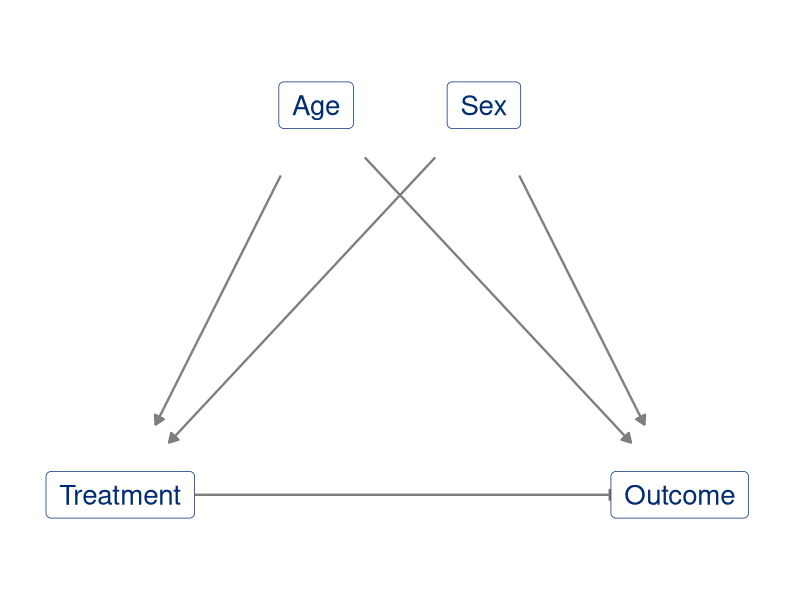
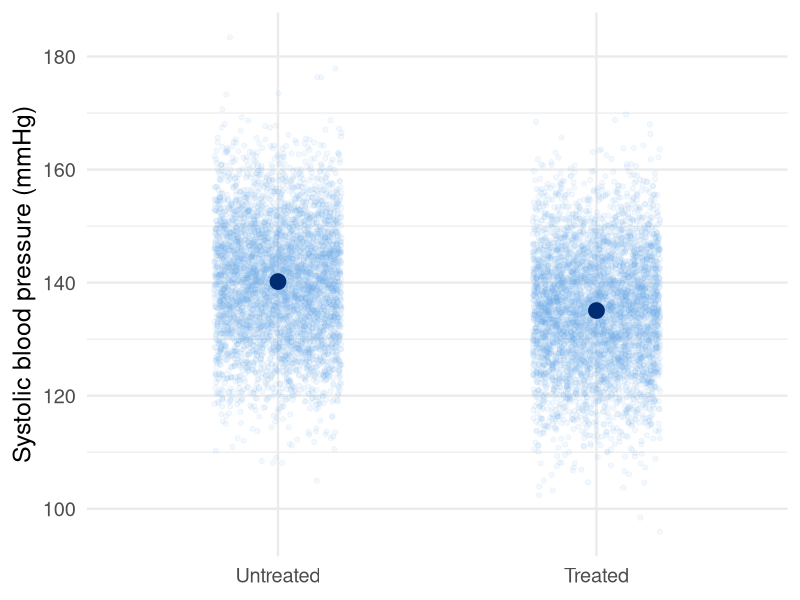
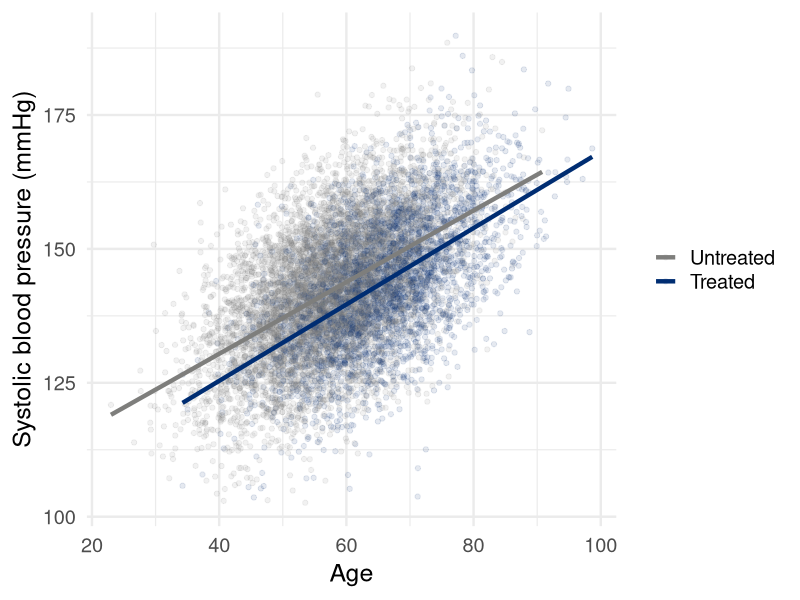
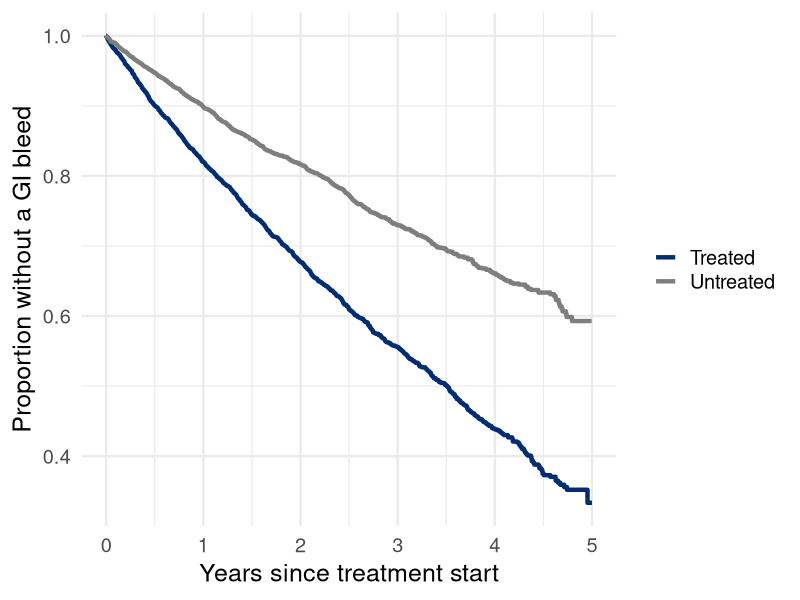

The R source for these figures, in order:
## ---- chunk 1
#| label: setup
#| include: false
library(ggplot2)
library(survival)
library(MatchIt)

theme_set(theme_minimal(base_size = 18))

# Format a number for slide text, with a typographic minus sign
fmt <- function(x, digits = 2) sub("^-", "\u2212", formatC(x, digits = digits, format = "f"))
## ---- chunk 2
#| label: dag
#| echo: false
#| fig-height: 3.6
nodes <- data.frame(
  name = c("Age", "Sex", "Treatment", "Outcome"),
  x = c(0.7, 1.3, 0, 2),
  y = c(1, 1, 0, 0)
)
edges <- data.frame(
  from = c("Age", "Age", "Sex", "Sex", "Treatment"),
  to = c("Treatment", "Outcome", "Treatment", "Outcome", "Outcome")
)
edges <- cbind(
  setNames(nodes[match(edges$from, nodes$name), c("x", "y")], c("x", "y")),
  setNames(nodes[match(edges$to, nodes$name), c("x", "y")], c("xend", "yend"))
)
# Shorten each arrow so it stops at the edge of the label
shrink <- 0.22
dx <- edges$xend - edges$x
dy <- edges$yend - edges$y
len <- sqrt(dx^2 + dy^2)
edges <- transform(
  edges,
  x = x + shrink * dx / len, y = y + shrink * dy / len,
  xend = xend - shrink * dx / len, yend = yend - shrink * dy / len
)

ggplot() +
  geom_segment(data = edges, aes(x, y, xend = xend, yend = yend),
               arrow = arrow(length = unit(0.25, "cm"), type = "closed"),
               color = "#7E7E7C", linewidth = 0.8) +
  geom_label(data = nodes, aes(x, y, label = name), size = 7,
             color = "#002D72", linewidth = 0.6,
             label.padding = unit(0.4, "lines")) +
  coord_cartesian(xlim = c(-0.3, 2.3), ylim = c(-0.2, 1.2)) +
  theme_void()
## ---- chunk 3
#| label: sim-trial
set.seed(21)
n <- 10000

# A coin flip assigns treatment: 1 = treated, 0 = untreated
trial <- data.frame(treated = rbinom(n, size = 1, prob = 0.5))

# Blood pressure averages 140; treatment lowers it by 5; rnorm() adds noise
trial$sbp <- 140 - 5 * trial$treated + rnorm(n, mean = 0, sd = 10)

head(trial, 4)
## ---- chunk 4
#| label: plot-trial-sbp
#| fig-height: 4
ggplot(trial, aes(x = factor(treated), y = sbp)) +
  geom_jitter(width = 0.2, alpha = 0.08, color = "#68ACE5") +
  stat_summary(fun = mean, geom = "point", size = 5, color = "#002D72") +
  scale_x_discrete(labels = c("Untreated", "Treated")) +
  labs(x = NULL, y = "Systolic blood pressure (mmHg)")
## ---- chunk 5
#| label: fit-ols-trial
fit_ols_trial <- lm(sbp ~ treated, data = trial)
round(cbind(estimate = coef(fit_ols_trial), confint(fit_ols_trial)), 2)
## ---- chunk 6
#| label: means-trial
aggregate(sbp ~ treated, data = trial, FUN = mean)
## ---- chunk 7
#| label: sim-obs
obs <- data.frame(
  age = rnorm(n, mean = 60, sd = 10),
  male = rbinom(n, size = 1, prob = 0.5)
)

# Older patients and men are more likely to be treated
obs$treated <- rbinom(n, size = 1,
                      prob = plogis(-1.5 + (obs$age - 60) / 10 + obs$male))

aggregate(cbind(age, male) ~ treated, data = obs, FUN = mean)
## ---- chunk 8
#| label: fit-ols-naive
obs$sbp <- 100 + 0.7 * obs$age + 4 * obs$male - 5 * obs$treated +
  rnorm(n, mean = 0, sd = 10)

fit_ols_naive <- lm(sbp ~ treated, data = obs)
round(cbind(estimate = coef(fit_ols_naive), confint(fit_ols_naive)), 2)
## ---- chunk 9
#| label: plot-obs-sbp
#| fig-height: 4.4
ggplot(obs, aes(x = age, y = sbp, color = factor(treated))) +
  geom_point(alpha = 0.1) +
  geom_smooth(method = "lm", se = FALSE, linewidth = 1.5) +
  scale_color_manual(values = c("0" = "#7E7E7C", "1" = "#002D72"),
                     labels = c("Untreated", "Treated"), name = NULL) +
  labs(x = "Age", y = "Systolic blood pressure (mmHg)")
## ---- chunk 10
#| label: fit-ols-adj
fit_ols_adj <- lm(sbp ~ treated + age + male, data = obs)
round(cbind(estimate = coef(fit_ols_adj), confint(fit_ols_adj)), 2)
## ---- chunk 11
#| label: fit-logit-trial
trial$bleed <- rbinom(n, size = 1, prob = plogis(-2 + log(2) * trial$treated))

fit_logit_trial <- glm(bleed ~ treated, family = binomial, data = trial)
round(exp(cbind(odds_ratio = coef(fit_logit_trial), confint(fit_logit_trial))), 2)
## ---- chunk 12
#| label: fit-logit-naive
obs$bleed <- rbinom(n, size = 1, prob = plogis(
  -2 + log(2) * obs$treated + 0.05 * (obs$age - 60) + 0.5 * obs$male
))

fit_logit_naive <- glm(bleed ~ treated, family = binomial, data = obs)
round(exp(cbind(odds_ratio = coef(fit_logit_naive), confint(fit_logit_naive))), 2)
## ---- chunk 13
#| label: fit-logit-adj
fit_logit_adj <- glm(bleed ~ treated + age + male, family = binomial, data = obs)
round(exp(cbind(odds_ratio = coef(fit_logit_adj), confint(fit_logit_adj))), 2)
## ---- chunk 14
#| label: fit-pois-trial
trial$years <- runif(n, min = 0.5, max = 3)
trial$visits <- rpois(n, lambda = 0.5 * 1.5^trial$treated * trial$years)

fit_pois_trial <- glm(visits ~ treated + offset(log(years)),
                      family = poisson, data = trial)
round(exp(cbind(rate_ratio = coef(fit_pois_trial), confint(fit_pois_trial))), 2)
## ---- chunk 15
#| label: fit-pois-naive
obs$years <- runif(n, min = 0.5, max = 3)
obs$visits <- rpois(n, lambda = 0.5 * 1.5^obs$treated *
  exp(0.03 * (obs$age - 60) + 0.3 * obs$male) * obs$years)

fit_pois_naive <- glm(visits ~ treated + offset(log(years)),
                      family = poisson, data = obs)
round(exp(cbind(rate_ratio = coef(fit_pois_naive), confint(fit_pois_naive))), 2)
## ---- chunk 16
#| label: fit-pois-adj
fit_pois_adj <- glm(visits ~ treated + age + male + offset(log(years)),
                    family = poisson, data = obs)
round(exp(cbind(rate_ratio = coef(fit_pois_adj), confint(fit_pois_adj))), 2)
## ---- chunk 17
#| label: sim-surv-trial
bleed_time <- rexp(n, rate = 0.1 * 2^trial$treated)  # years
censor_time <- runif(n, min = 0, max = 5)

# We observe whichever comes first
trial$time <- pmin(bleed_time, censor_time)
trial$event <- as.integer(bleed_time <= censor_time)  # 1 = bleed, 0 = censored

head(trial[, c("treated", "time", "event")], 4)
## ---- chunk 18
#| label: km-trial
#| fig-height: 3.8
km <- survfit(Surv(time, event) ~ treated, data = trial)
km_data <- data.frame(time = km$time, surv = km$surv,
                      group = rep(c("Untreated", "Treated"), km$strata))

ggplot(km_data, aes(x = time, y = surv, color = group)) +
  geom_step(linewidth = 1.5) +
  scale_color_manual(values = c(Untreated = "#7E7E7C", Treated = "#002D72"), name = NULL) +
  labs(x = "Years since treatment start", y = "Proportion without a GI bleed")
## ---- chunk 19
#| label: fit-cox-trial
fit_cox_trial <- coxph(Surv(time, event) ~ treated, data = trial)
round(exp(cbind(hazard_ratio = coef(fit_cox_trial), confint(fit_cox_trial))), 2)
## ---- chunk 20
#| label: fit-cox-naive
bleed_time <- rexp(n, rate = 0.1 * 2^obs$treated *
  exp(0.05 * (obs$age - 60) + 0.5 * obs$male))
censor_time <- runif(n, min = 0, max = 5)
obs$time <- pmin(bleed_time, censor_time)
obs$event <- as.integer(bleed_time <= censor_time)

fit_cox_naive <- coxph(Surv(time, event) ~ treated, data = obs)
round(exp(cbind(hazard_ratio = coef(fit_cox_naive), confint(fit_cox_naive))), 2)
## ---- chunk 21
#| label: fit-cox-adj
fit_cox_adj <- coxph(Surv(time, event) ~ treated + age + male, data = obs)
round(exp(cbind(hazard_ratio = coef(fit_cox_adj), confint(fit_cox_adj))), 2)
## ---- chunk 22
#| label: summary-table
#| echo: false
effect <- function(fit, exponentiate) {
  est <- coef(fit)[["treated"]]
  fmt(if (exponentiate) exp(est) else est)
}

knitr::kable(data.frame(
  Model = c("Linear (OLS)", "Logistic", "Poisson", "Cox"),
  `Treatment effect` = c("Difference in means", "Odds ratio", "Rate ratio", "Hazard ratio"),
  Truth = c("−5.00", "2.00", "1.50", "2.00"),
  Trial = c(effect(fit_ols_trial, FALSE), effect(fit_logit_trial, TRUE),
            effect(fit_pois_trial, TRUE), effect(fit_cox_trial, TRUE)),
  `Observational, unadjusted` = c(effect(fit_ols_naive, FALSE), effect(fit_logit_naive, TRUE),
                                  effect(fit_pois_naive, TRUE), effect(fit_cox_naive, TRUE)),
  `Observational, adjusted` = c(effect(fit_ols_adj, FALSE), effect(fit_logit_adj, TRUE),
                                effect(fit_pois_adj, TRUE), effect(fit_cox_adj, TRUE)),
  check.names = FALSE
), align = "llrrrr")
## ---- chunk 23
#| label: ps-match
matched <- matchit(treated ~ age + male, data = obs, caliper = 0.05)
matched_obs <- match.data(matched)

# Treated and untreated patients now have similar age and sex
aggregate(cbind(age, male) ~ treated, data = matched_obs, FUN = mean)
## ---- chunk 24
#| label: ps-outcome
fit_ps <- lm(sbp ~ treated, data = matched_obs)
round(cbind(estimate = coef(fit_ps), confint(fit_ps)), 2)
